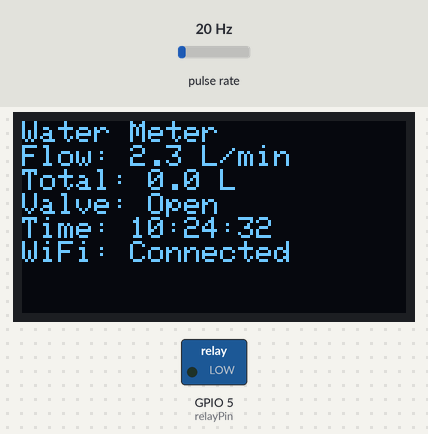
The sketch below on a simulated ESP32. On the bench: 128×64 one-colour display, switched loads named in the sketch (green lamp = pin HIGH). Wiring (inferred from the names in the program): pulse sensor: data GPIO 34. The inputs (shaded band) are chosen by the test bench; at power-on: pulse rate 20 Hz. WiFi joins after 1.5 s; servers stay silent unless stated; network time is answered at once with the bench clock; uploads are accepted with an empty reply; the local clock reads 2024-03-15 10:24:30 at power-on unless the sketch sets it; what the sketch prints to the serial monitor is not drawn.

Above: at 2.8 s.
2.9 s: pulse rate (sensor on GPIO 34) set to 196 Hz
At 5.7 s:
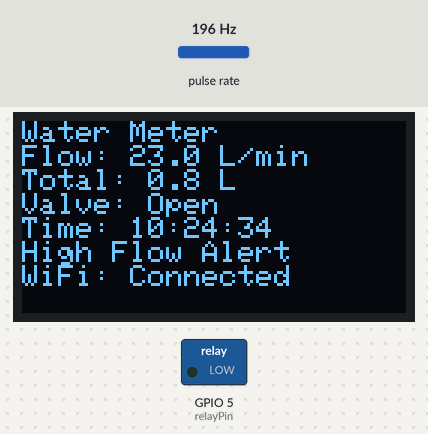
5.9 s: pulse rate (sensor on GPIO 34) set to 4 Hz
At 8.3 s:
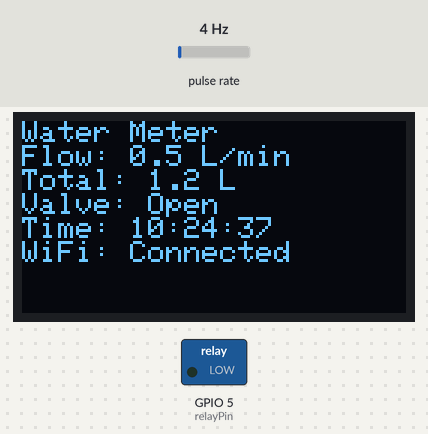
8.4 s: pulse rate (sensor on GPIO 34) set to 50 Hz
At 13.3 s:
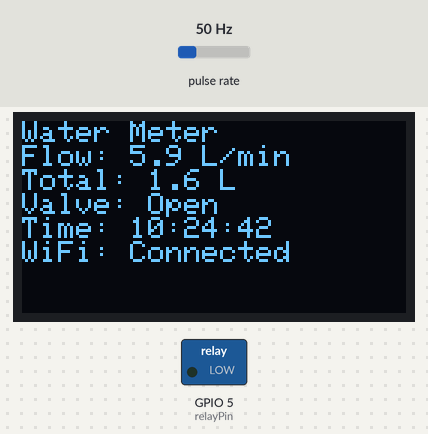
Timing chart, 0 to 14.8 s (numbered marks = the images above; inputs shaded):
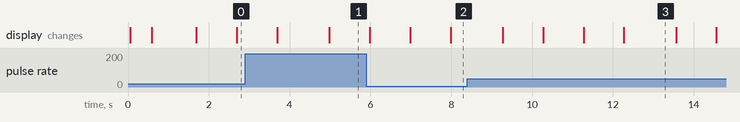

The sketch:

water_meter.ino
```cpp
#include <WiFi.h>
#include <WiFiClientSecure.h>
#include <HTTPClient.h>
#include <Wire.h>
#include <Adafruit_GFX.h>
#include <Adafruit_SSD1306.h>
#include <NTPClient.h>
#include <WiFiUdp.h>

// OLED settings
#define SCREEN_WIDTH 128
#define SCREEN_HEIGHT 64
#define OLED_RESET -1
#define OLED_ADDRESS 0x3C

#define relayPin 5
#define flowSensorPin 34

Adafruit_SSD1306 display(SCREEN_WIDTH, SCREEN_HEIGHT, &Wire, OLED_RESET);

// Wi-Fi credentials
const char* ssid = "WiFi 2";
const char* password = "Anaklusmos";

// FastAPI server URL
const char* serverUrl = "https://web-production-83fd.up.railway.app";

// Let's Encrypt Root CA Certificate - ISRG Root X1
// This is the root certificate for Let's Encrypt
const char* rootCACertificate = \
"-----BEGIN CERTIFICATE-----\n" \
"MIIFazCCA1OgAwIBAgIRAIIQz7DSQONZRGPgu2OCiwAwDQYJKoZIhvcNAQELBQAw\n" \
"TzELMAkGA1UEBhMCVVMxKTAnBgNVBAoTIEludGVybmV0IFNlY3VyaXR5IFJlc2Vh\n" \
"cmNoIEdyb3VwMRUwEwYDVQQDEwxJU1JHIFJvb3QgWDEwHhcNMTUwNjA0MTEwNDM4\n" \
"WhcNMzUwNjA0MTEwNDM4WjBPMQswCQYDVQQGEwJVUzEpMCcGA1UEChMgSW50ZXJu\n" \
"ZXQgU2VjdXJpdHkgUmVzZWFyY2ggR3JvdXAxFTATBgNVBAMTDElTUkcgUm9vdCBY\n" \
"MTCCAiIwDQYJKoZIhvcNAQEBBQADggIPADCCAgoCggIBAK3oJHP0FDfzm54rVygc\n" \
"h77ct984kIxuPOZXoHj3dcKi/vVqbvYATyjb3miGbESTtrFj/RQSa78f0uoxmyF+\n" \
"0TM8ukj13Xnfs7j/EvEhmkvBioZxaUpmZmyPfjxwv60pIgbz5MDmgK7iS4+3mX6U\n" \
"A5/TR5d8mUgjU+g4rk8Kb4Mu0UlXjIB0ttov0DiNewNwIRt18jA8+o+u3dpjq+sW\n" \
"T8KOEUt+zwvo/7V3LvSye0rgTBIlDHCNAymg4VMk7BPZ7hm/ELNKjD+Jo2FR3qyH\n" \
"B5T0Y3HsLuJvW5iB4YlcNHlsdu87kGJ55tukmi8mxdAQ4Q7e2RCOFvu396j3x+UC\n" \
"B5iPNgiV5+I3lg02dZ77DnKxHZu8A/lJBdiB3QW0KtZB6awBdpUKD9jf1b0SHzUv\n" \
"KBds0pjBqAlkd25HN7rOrFleaJ1/ctaJxQZBKT5ZPt0m9STJEadao0xAH0ahmbWn\n" \
"OlFuhjuefXKnEgV4We0+UXgVCwOPjdAvBbI+e0ocS3MFEvzG6uBQE3xDk3SzynTn\n" \
"jh8BCNAw1FtxNrQHusEwMFxIt4I7mKZ9YIqioymCzLq9gwQbooMDQaHWBfEbwrbw\n" \
"qHyGO0aoSCqI3Haadr8faqU9GY/rOPNk3sgrDQoo//fb4hVC1CLQJ13hef4Y53CI\n" \
"rU7m2Ys6xt0nUW7/vGT1M0NPAgMBAAGjQjBAMA4GA1UdDwEB/wQEAwIBBjAPBgNV\n" \
"HRMBAf8EBTADAQH/MB0GA1UdDgQWBBR5tFnme7bl5AFzgAiIyBpY9umbbjANBgkq\n" \
"hkiG9w0BAQsFAAOCAgEAVR9YqbyyqFDQDLHYGmkgJykIrGF1XIpu+ILlaS/V9lZL\n" \
"ubhzEFnTIZd+50xx+7LSYK05qAvqFyFWhfFQDlnrzuBZ6brJFe+GnY+EgPbk6ZGQ\n" \
"3BebYhtF8GaV0nxvwuo77x/Py9auJ/GpsMiu/X1+mvoiBOv/2X/qkSsisRcOj/KK\n" \
"NFtY2PwByVS5uCbMiogziUwthDyC3+6WVwW6LLv3xLfHTjuCvjHIInNzktHCgKQ5\n" \
"ORAzI4JMPJ+GslWYHb4phowim57iaztXOoJwTdwJx4nLCgdNbOhdjsnvzqvHu7Ur\n" \
"TkXWStAmzOVyyghqpZXjFaH3pO3JLF+l+/+sKAIuvtd7u+Nxe5AW0wdeRlN8NwdC\n" \
"jNPElpzVmbUq4JUagEiuTDkHzsxHpFKVK7q4+63SM1N95R1NbdWhscdCb+ZAJzVc\n" \
"oyi3B43njTOQ5yOf+1CceWxG1bQVs5ZufpsMljq4Ui0/1lvh+wjChP4kqKOJ2qxq\n" \
"4RgqsahDYVvTH9w7jXbyLeiNdd8XM2w9U/t7y0Ff/9yi0GE44Za4rF2LN9d11TPA\n" \
"mRGunUHBcnWEvgJBQl9nJEiU0Zsnvgc/ubhPgXRR4Xq37Z0j4r7g1SgEEzwxA57d\n" \
"emyPxgcYxn/eR44/KJ4EBs+lVDR3veyJm+kXQ99b21/+jh5Xos1AnX5iItreGCc=\n" \
"-----END CERTIFICATE-----\n";

// NTP settings
WiFiUDP ntpUDP;
NTPClient timeClient(ntpUDP, "pool.ntp.org", 10800, 3600000); // UTC+3, updates every hour

// Flow sensor variables
float calibrationFactor = 500.0; // Pulses per liter
volatile unsigned long pulseCount = 0;
float flowRateLitresPerMinute = 0.0;
float totalLitres = 0.0;
bool valveOpen = true; // Valve open by default
const float flowThreshold = 20.0; // L/min
bool ntpInitialized = false;

unsigned long lastPulseTime = 0;
unsigned long oldTime = 0;
unsigned long lastSendTime = 0;
const unsigned long sendInterval = 1000; // Send data every 1 second for real-time
unsigned long lastNTPUpdate = 0;

void IRAM_ATTR pulseCounter() {
  unsigned long currentTime = micros();
  if (currentTime - lastPulseTime > 1000) { // Debounce: ignore pulses <1ms apart
    pulseCount++;
    lastPulseTime = currentTime;
  }
}

void setup() {
  Serial.begin(115200);
  Serial.println("ESP32 Booted - Starting Setup");

  pinMode(relayPin, OUTPUT);
  pinMode(flowSensorPin, INPUT_PULLUP);
  digitalWrite(relayPin, LOW); // Valve open (active-low)
  Serial.println("Relay initialized: Valve open");

  // Initialize OLED
  Wire.begin(21, 22); // SDA (D21), SCL (D22)
  if (!display.begin(SSD1306_SWITCHCAPVCC, OLED_ADDRESS)) {
    Serial.println(F("SSD1306 allocation failed"));
    for (;;);
  }
  display.clearDisplay();
  display.setTextSize(1);
  display.setTextColor(SSD1306_WHITE);
  display.setCursor(0, 0);
  display.println("Water Meter");
  display.display();

  // Connect to WiFi
  connectWiFi();

  // Initialize NTP
  timeClient.begin();
  for (int i = 0; i < 3 && !ntpInitialized; i++) {
    if (timeClient.update()) {
      ntpInitialized = true;
      lastNTPUpdate = millis();
      Serial.println("NTP initialized");
    } else {
      Serial.println("NTP attempt " + String(i + 1) + " failed");
      delay(1000);
    }
  }

  attachInterrupt(digitalPinToInterrupt(flowSensorPin), pulseCounter, FALLING);
  Serial.println("Setup complete");
}

void connectWiFi() {
  WiFi.begin(ssid, password);
  unsigned long startAttemptTime = millis();
  const unsigned long timeout = 10000; // 10s timeout

  while (WiFi.status() != WL_CONNECTED && millis() - startAttemptTime < timeout) {
    delay(500);
    Serial.print(".");
    display.clearDisplay();
    display.setCursor(0, 0);
    display.println("Connecting WiFi...");
    display.display();
  }

  if (WiFi.status() == WL_CONNECTED) {
    Serial.println("\nWiFi connected, IP: " + WiFi.localIP().toString());
  } else {
    Serial.println("\nWiFi connection failed");
    display.clearDisplay();
    display.setCursor(0, 0);
    display.println("WiFi Failed");
    display.display();
  }
}

void loop() {
  // Reconnect WiFi if disconnected
  if (WiFi.status() != WL_CONNECTED) {
    Serial.println("WiFi disconnected, reconnecting...");
    connectWiFi();
  }

  // Update NTP every hour
  if (ntpInitialized && millis() - lastNTPUpdate > 3600000) {
    if (timeClient.update()) {
      lastNTPUpdate = millis();
      Serial.println("NTP updated");
    } else {
      ntpInitialized = false;
      Serial.println("NTP update failed");
    }
  }

  // Update flow calculations and display every 1s
  if (millis() - oldTime >= 1000) {
    detachInterrupt(digitalPinToInterrupt(flowSensorPin));

    unsigned long currentTime = millis();
    float intervalSeconds = (currentTime - oldTime) / 1000.0;
    oldTime = currentTime;

    // Calculate flow rate and volume
    float litresInInterval = pulseCount / calibrationFactor;
    totalLitres += litresInInterval;
    flowRateLitresPerMinute = (litresInInterval / intervalSeconds) * 60.0;

    // Update OLED
    String currentTimeStr = getTimestamp();
    display.clearDisplay();
    display.setCursor(0, 0);
    display.println("Water Meter");
    display.print("Flow: ");
    display.print(flowRateLitresPerMinute, 1);
    display.println(" L/min");
    display.print("Total: ");
    if (totalLitres < 1000) {
      display.print(totalLitres, 1);
      display.println(" L");
    } else {
      display.print(totalLitres / 1000.0, 2);
      display.println(" kL");
    }
    display.print("Valve: ");
    display.println(valveOpen ? "Open" : "Closed");
    display.print("Time: ");
    display.println(currentTimeStr.substring(11, 19));
    if (flowRateLitresPerMinute > flowThreshold) {
      display.println("High Flow Alert");
    }
    display.println(WiFi.status() == WL_CONNECTED ? "WiFi: Connected" : "WiFi: Disconnected");
    display.display();

    // Serial output
    Serial.printf("Flow: %.1f L/min, Total: %.1f L, Valve: %s, Time: %s\n",
                  flowRateLitresPerMinute, totalLitres, valveOpen ? "Open" : "Closed", currentTimeStr.c_str());

    pulseCount = 0;
    attachInterrupt(digitalPinToInterrupt(flowSensorPin), pulseCounter, FALLING);
  }

  // Send data and check valve every 1s
  if (millis() - lastSendTime >= sendInterval) {
    if (WiFi.status() == WL_CONNECTED) {
      checkValveCommand();
      sendDataToServer(flowRateLitresPerMinute, totalLitres, totalLitres / 1000.0, valveOpen);
    }
    lastSendTime = millis();
  }
}

String getTimestamp() {
  if (ntpInitialized) {
    time_t epochTime = timeClient.getEpochTime();
    struct tm *timeInfo = localtime(&epochTime);
    char buf[20];
    strftime(buf, sizeof(buf), "%Y-%m-%d %H:%M:%S", timeInfo);
    return String(buf);
  } else {
    unsigned long uptime = millis() / 1000;
    char buf[20];
    snprintf(buf, sizeof(buf), "1970-01-01 %02lu:%02lu:%02lu", uptime / 3600, (uptime % 3600) / 60, uptime % 60);
    return String(buf);
  }
}

void sendDataToServer(float flowRate, float totalVolume, float units, bool valveState) {
  WiFiClientSecure client;
  HTTPClient http;

  // Set certificate
  client.setCACert(rootCACertificate);

  // Add debug logs for connection
  Serial.println("Connecting to: " + String(serverUrl) + "/data");

  String url = String(serverUrl) + "/data";
  http.begin(client, url);
  http.addHeader("Content-Type", "application/json");

  // Add more detailed debugging
  http.setReuse(false);

  char payload[128];
  snprintf(payload, sizeof(payload),
           "{\"flow_rate\":%.1f,\"total_volume\":%.1f,\"quality_units\":%.2f,\"valve_state\":%s,\"timestamp\":\"%s\"}",
           flowRate, totalVolume, units, valveState ? "true" : "false", getTimestamp().c_str());

  Serial.println("Sending payload: " + String(payload));

  // Try with timeout
  http.setTimeout(10000); // 10 second timeout
  int httpCode = http.POST(payload);

  Serial.printf("Data send HTTP code: %d\n", httpCode);

  if (httpCode > 0) {
    if (httpCode == HTTP_CODE_OK) {
      Serial.println("Data sent successfully");
    } else {
      Serial.println("Server responded with code: " + String(httpCode));
      Serial.println("Response: " + http.getString());
    }
  } else {
    Serial.println("HTTP error: " + http.errorToString(httpCode));
  }

  http.end();
}

void checkValveCommand() {
  WiFiClientSecure client;
  HTTPClient http;

  // Set certificate
  client.setCACert(rootCACertificate);

  // Add debug logs
  Serial.println("Checking valve at: " + String(serverUrl) + "/valve");

  String url = String(serverUrl) + "/valve";
  http.begin(client, url);

  // Add timeout
  http.setTimeout(10000); // 10 second timeout
  int httpCode = http.GET();

  Serial.printf("Valve check HTTP code: %d\n", httpCode);

  if (httpCode == HTTP_CODE_OK) {
    String response = http.getString();
    response.trim();
    response.replace("\"", "");
    Serial.println("Server valve response: " + response);

    if (response == "open" && !valveOpen) {
      digitalWrite(relayPin, LOW);
      valveOpen = true;
      Serial.println("Valve opened by server");
    } else if (response == "close" && valveOpen) {
      digitalWrite(relayPin, HIGH);
      valveOpen = false;
      Serial.println("Valve closed by server");
    }
  } else {
    Serial.println("Valve check failed with code: " + String(httpCode));
    Serial.println("Error: " + http.errorToString(httpCode));
  }

  http.end();
}
```

Measured:
- what the display in image 3 shows lasts 1.3 s, from 12.3 s to 13.6 s
